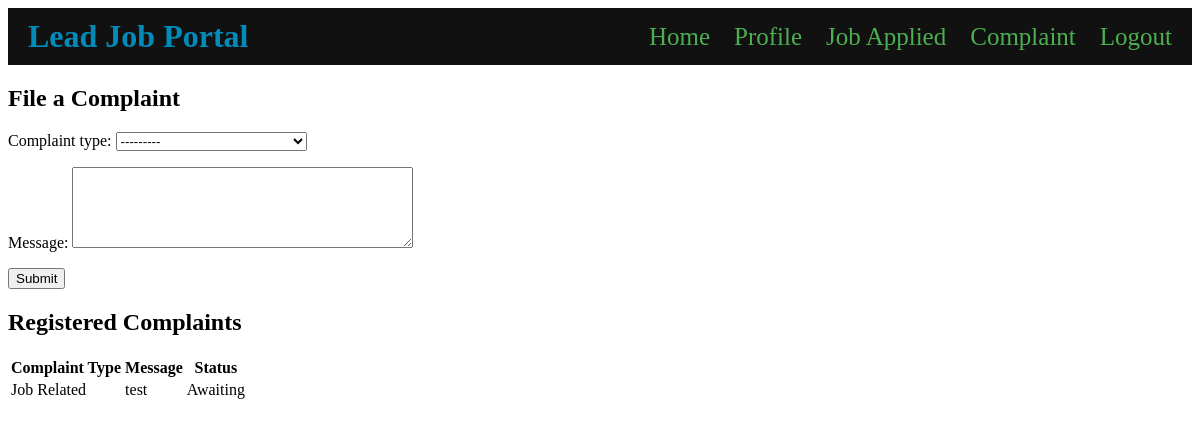
/complaint/ (signed in), run on an earlier commit of the app's database.
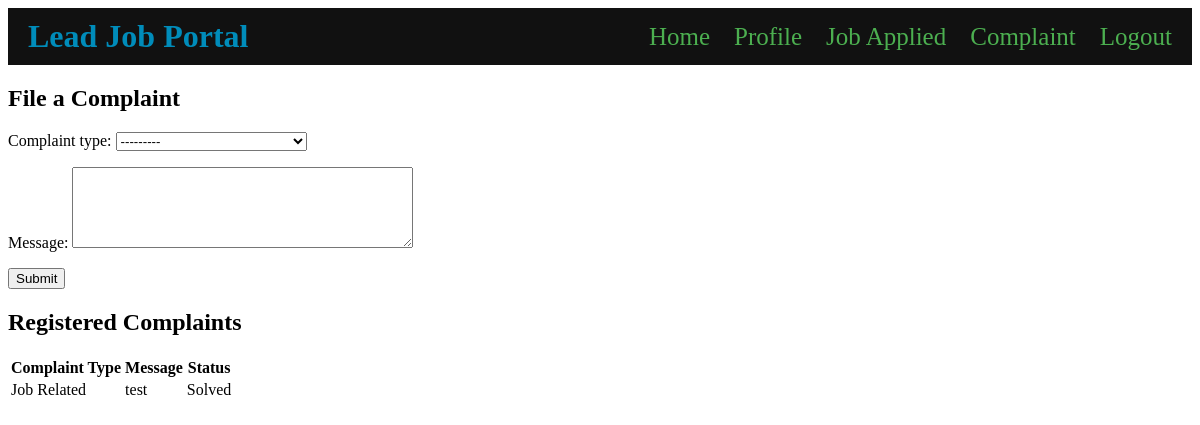
And on a later commit of the database.
### users/models.py (models this page shows, shortened)
class Complaint(models.Model):
    COMPLAINT_TYPES = [
        ('account_related', 'Account Related'),
        ('job_related', 'Job Related'),
        ('employer_related', 'Complaint Against Employer'),
        ('user_related', 'Complaint Against User'),
    ]
    COMPLAINT_STATUS = [
        ('awaiting', 'Awaiting'),
        ('solved', 'Solved'),
    ]
    user = models.ForeignKey(User, on_delete=models.CASCADE)
    user_type = models.CharField(max_length=20, choices=[('job_seeker', 'Job Seeker'), ('employer', 'Employer')])
    complaint_type = models.CharField(max_length=20, choices=COMPLAINT_TYPES)
    status = models.CharField(max_length=20, choices=COMPLAINT_STATUS, default='awaiting')
    message = models.TextField()

### users/views.py (the view)
# urls.py: path('complaint/', views.complaint, name='complaint'),
def complaint(request):
    if request.method == 'POST':
        form = ComplaintForm(request.POST)
        if form.is_valid():
            complaint = form.save(commit=False)
            complaint.user = request.user
            complaint.usertype=request.user.userprofile.user_type
            complaint.save()
            return redirect('home1')
    else:
        form = ComplaintForm()
    complaints = Complaint.objects.filter(user=request.user)
    return render(request, 'users/complaint.html', {'form': form, 'complaints': complaints})

### users/forms.py
class ComplaintForm(forms.ModelForm):
    class Meta:
        model = Complaint
        fields = ['complaint_type', 'message']
        widgets = {
            'complaint_type': forms.Select(attrs={'class': 'form-control'}),
            'message': forms.Textarea(attrs={'class': 'form-control', 'rows': 5}),
        }

### users/templates/users/complaint.html (shortened to what this page needs)
{% include 'users/navbar.html' %}
<h2>File a Complaint</h2>
<form method="post">
    {{ form.as_p }}
    <button type="submit">Submit</button>
</form>
<h2>Registered Complaints</h2>
<table>
  <thead>
    <tr>
      <th>Complaint Type</th>
      <th>Message</th>
      <th>Status</th>
    </tr>
  </thead>
  <tbody>
    {% for complaint in complaints %}
    <tr>
      <td>{{ complaint.get_complaint_type_display }}</td>
      <td>{{ complaint.message }}</td>
      <td>{{ complaint.get_status_display }}</td>
    </tr>
    {% endfor %}
  </tbody>
</table>

What changed in the data, as far as the page shows it:
changed Complaint "Job Related": status "Awaiting" → "Solved"
